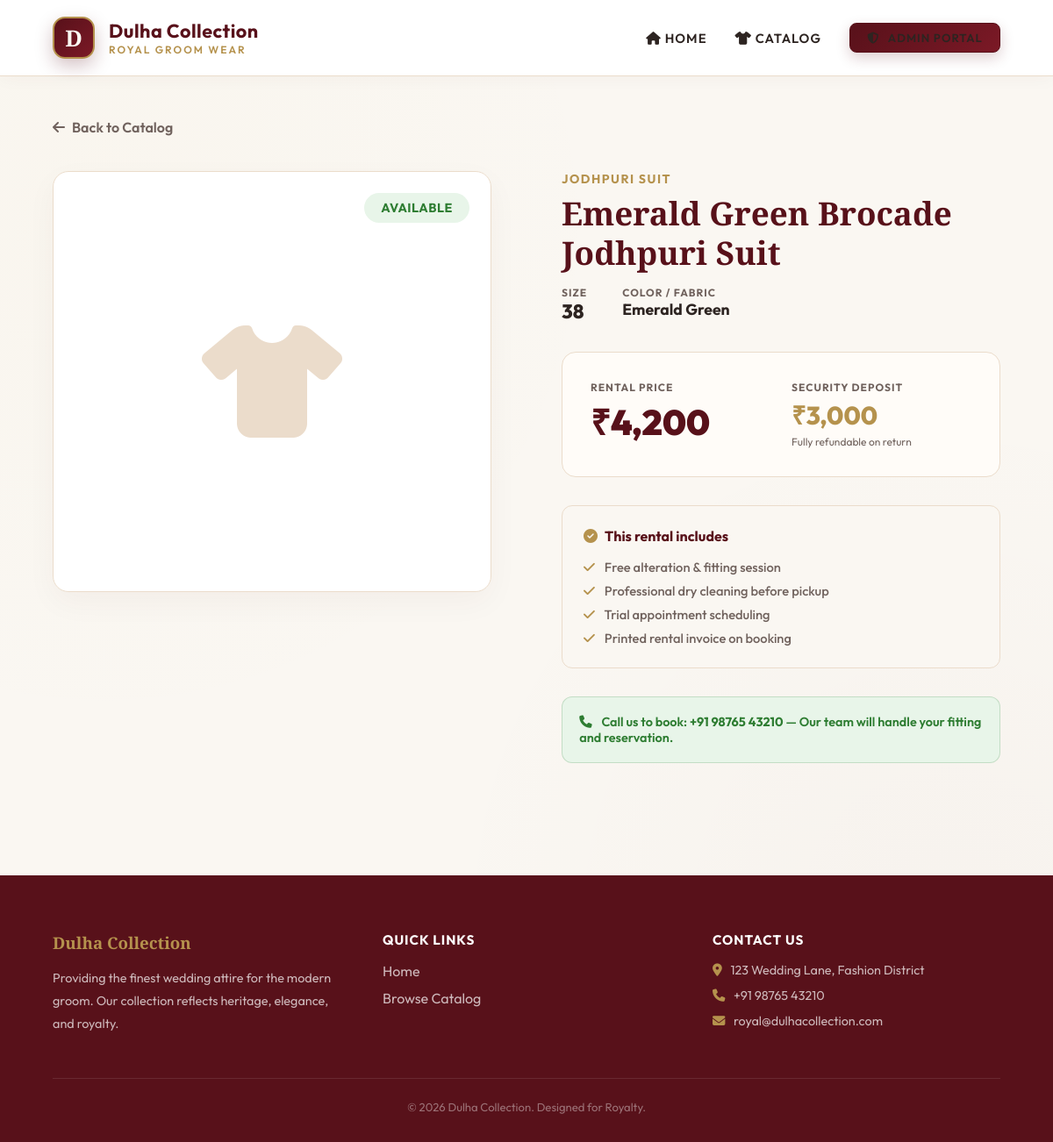
Page /product-view.php?id=4 on the committed database.
### tables this page shows
CREATE TABLE IF NOT EXISTS products (
    id INT AUTO_INCREMENT PRIMARY KEY,
    name VARCHAR(255) NOT NULL,
    category ENUM('Sherwani', 'Indo-Western', 'Suit & Tuxedo', 'Jodhpuri Suit', 'Kurta Pajama', 'Safa & Turban', 'Mojari & Shoes', 'Accessories') NOT NULL,
    size VARCHAR(20) NOT NULL,
    color VARCHAR(100) NOT NULL,
    rental_price DECIMAL(10,2) NOT NULL,
    security_deposit DECIMAL(10,2) NOT NULL,
    status ENUM('Available', 'Rented', 'Maintenance') DEFAULT 'Available',
    created_at TIMESTAMP DEFAULT CURRENT_TIMESTAMP
);

### product-view.php (the view, shortened to what this page needs)
<?php
require_once 'includes/user_header.php';
$id = isset($_GET['id']) ? intval($_GET['id']) : 0;
$stmt = $conn->prepare("SELECT * FROM products WHERE id = ? LIMIT 1");
$stmt->bind_param("i", $id);
$stmt->execute();
$product = $stmt->get_result()->fetch_assoc();
?>
<div style="padding: 3rem 5%;">
    <a href="catalog.php" style="color:var(--text-secondary);text-decoration:none;font-weight:600;display:inline-flex;align-items:center;gap:0.5rem;margin-bottom:2.5rem;">
        <i class="fa-solid fa-arrow-left"></i> Back to Catalog
    </a>
    <div style="display: grid; grid-template-columns: 1fr 1fr; gap: 5rem; align-items: start;">
        <div class="glass-panel" style="height:480px;display:flex;align-items:center;justify-content:center;font-size:8rem;color:var(--border-color);position:relative;">
            <i class="fa-solid fa-shirt"></i>
            <span class="status-badge <?php echo $product['status']==='Available' ? 'status-available' : 'status-rented'; ?>"
                  style="position:absolute;top:1.5rem;right:1.5rem;font-size:0.9rem;">
                <?php echo $product['status']; ?>
            </span>
        </div>
        <div>
            <span class="category-tag" style="font-size:0.88rem;"><?php echo $product['category']; ?></span>
            <h1 class="brand-heading" style="font-size:2.3rem;color:var(--accent-color);margin-bottom:1rem;line-height:1.2;">
                <?php echo htmlspecialchars($product['name']); ?>
            </h1>
            <div style="display:flex;gap:2.5rem;margin-bottom:2rem;">
                <div>
                    <span style="font-size:0.75rem;color:var(--text-secondary);display:block;font-weight:700;text-transform:uppercase;letter-spacing:1px;">Size</span>
                    <span style="font-size:1.4rem;font-weight:800;"><?php echo $product['size']; ?></span>
                </div>
                <div>
                    <span style="font-size:0.75rem;color:var(--text-secondary);display:block;font-weight:700;text-transform:uppercase;letter-spacing:1px;">Color / Fabric</span>
                    <span style="font-size:1.1rem;font-weight:700;"><?php echo htmlspecialchars($product['color']); ?></span>
                </div>
            </div>
            <div style="background:#fffcf8;border:1px solid var(--border-color);border-radius:16px;padding:2rem;margin-bottom:2rem;">
                <div style="display:grid;grid-template-columns:1fr 1fr;gap:1.5rem;">
                    <div>
                        <span style="font-size:0.75rem;color:var(--text-secondary);display:block;font-weight:700;text-transform:uppercase;letter-spacing:1px;margin-bottom:0.3rem;">Rental Price</span>
                        <span style="font-size:2.5rem;font-weight:900;color:var(--accent-color);">₹<?php echo number_format($product['rental_price'], 0); ?></span>
                    </div>
                    <div>
                        <span style="font-size:0.75rem;color:var(--text-secondary);display:block;font-weight:700;text-transform:uppercase;letter-spacing:1px;margin-bottom:0.3rem;">Security Deposit</span>
                        <span style="font-size:1.8rem;font-weight:800;color:var(--gold-color);">₹<?php echo number_format($product['security_deposit'], 0); ?></span>
                        <p style="font-size:0.75rem;color:var(--text-secondary);margin-top:0.2rem;">Fully refundable on return</p>
                    </div>
                </div>
            </div>
            <div style="background:#faf7f2;border-radius:12px;padding:1.5rem;margin-bottom:2rem;border:1px solid var(--border-color);">
                <h4 style="color:var(--accent-color);margin-bottom:1rem;"><i class="fa-solid fa-circle-check" style="color:var(--gold-color);margin-right:0.5rem;"></i>This rental includes</h4>
                <ul style="list-style:none;display:flex;flex-direction:column;gap:0.5rem;color:var(--text-secondary);font-size:0.92rem;font-weight:500;">
                    <li><i class="fa-solid fa-check text-gold" style="margin-right:0.5rem;"></i> Free alteration & fitting session</li>
                    <li><i class="fa-solid fa-check text-gold" style="margin-right:0.5rem;"></i> Professional dry cleaning before pickup</li>
                    <li><i class="fa-solid fa-check text-gold" style="margin-right:0.5rem;"></i> Trial appointment scheduling</li>
                    <li><i class="fa-solid fa-check text-gold" style="margin-right:0.5rem;"></i> Printed rental invoice on booking</li>
                </ul>
            </div>
            <?php if ($product['status'] === 'Available'): ?>
            <div style="background:var(--success-bg);color:var(--success);border:1px solid rgba(46,125,50,0.2);border-radius:12px;padding:1.2rem;font-size:0.9rem;font-weight:600;">
                <i class="fa-solid fa-phone" style="margin-right:0.5rem;"></i>
                Call us to book: <strong>+91 98765 43210</strong> &mdash; Our team will handle your fitting and reservation.
            </div>
            <?php endif; ?>
        </div>
    </div>
</div>
<?php require_once 'includes/user_footer.php'; ?>

### assets/css/style.css (style rules this page uses)
:root { --bg-color: #faf7f2; --card-bg: #ffffff; --border-color: #ebdccb; --text-primary: #2d2421; --text-secondary: #70625d; --accent-color: #58111a; --accent-hover: #7b1926; --accent-glow: rgba(88, 17, 26, 0.15); --gold-color: #b5924d; --gold-hover: #cbae6f; --danger: #d32f2f; --danger-bg: #ffebee; --success: #2e7d32; --success-bg: #e8f5e9; --warning: #ef6c00; --box-shadow: 0px 12px 35px rgba(88, 17, 26, 0.04); --border-radius: 18px; }
* { margin: 0; padding: 0; box-sizing: border-box; font-family: 'Outfit', sans-serif; }
body { background-color: var(--bg-color); color: var(--text-primary); overflow-x: hidden; background-image: radial-gradient(circle at 10% 20%, rgba(212, 175, 55, 0.02) 0%, transparent 40%), radial-gradient(circle at 90% 80%, rgba(88, 17, 26, 0.02) 0%, transparent 40%); }
h1, h2, h3, .brand-heading { font-family: 'Playfair Display', serif; }
.glass-panel { background: var(--card-bg); border: 1px solid var(--border-color); border-radius: var(--border-radius); box-shadow: var(--box-shadow); animation: fadeIn 0.6s cubic-bezier(0.16, 1, 0.3, 1) forwards; }
.status-badge { padding: 0.5rem 1.2rem; border-radius: 30px; font-size: 0.82rem; font-weight: 700; display: inline-block; text-transform: uppercase; letter-spacing: 0.5px; }
.status-available { background: var(--success-bg); color: var(--success); }
.text-gold { color: var(--gold-color); }

### rows in the picture
products: status "AVAILABLE", category "JODHPURI SUIT", name "Emerald Green Brocade Jodhpuri Suit", size "38", color "Emerald Green", rental_price "4,200", security_deposit "3,000"
